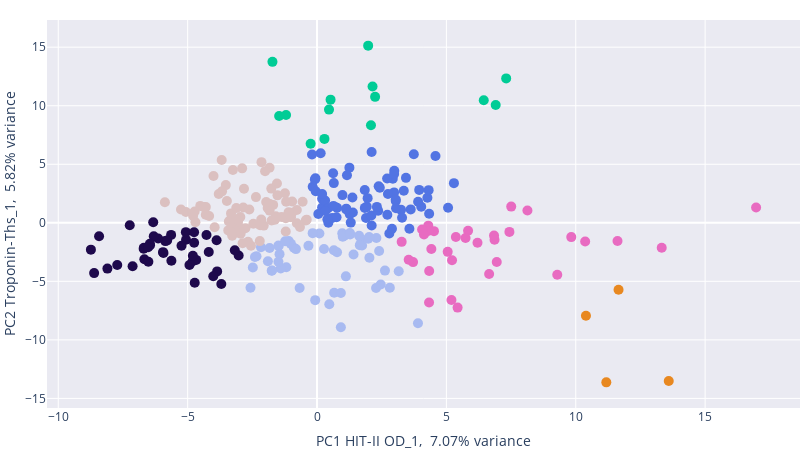

This figure's notebook cell:
### Markdown cell above
#### k-means

### Code cell
kmeans_pca_labor_inter = KMeans(n_clusters=7, random_state=0).fit(pca_data_labor_inter)
fig = go.Figure([go.Scatter(x=pca_data_labor_inter[:,0], 
                            y=pca_data_labor_inter[:,1], 
                            marker={'color': kmeans_pca_labor_inter.labels_, 'size':10}, 
                            mode='markers',
                            text=sorted(df.FallNr.unique()),
                            hovertemplate='%{text}<br><extra></extra>',
                            marker_colorscale=['#1e094c', '#FFFFFF', '#5274e3', '#00CC96', '#5274e3', '#5274e3', '#e86bc1', '#B6E880', '#FF97FF', '#e88820'])])
fig.update_layout(
    margin={'l': 0, 'r': 0, 't': 20, 'b': 0},
    title={
        'y':0.9,
        'x':0.5,
        'xanchor': 'center',
        'yanchor': 'top'},
    autosize=True,
    width=800,
    height=450,
    xaxis_title="PC1 "+str(df_pca_labor_inter.values[0,1])+','+str("{:6.2f}".format(pca_labor_inter.explained_variance_ratio_[0]*100))+'% variance',
    yaxis_title="PC2 "+str(df_pca_labor_inter.values[1,1])+','+str("{:6.2f}".format(pca_labor_inter.explained_variance_ratio_[1]*100))+'% variance')
fig.update_layout(plot_bgcolor='#eaeaf2')

fig.show()
fig.write_image(image_path+'kmeans_labor_inter_pca.png')
fig.write_html(image_path+'kmeans_labor_inter_pca.html')

### Figure 1 — Plotly figure (JSON) as saved in the notebook; plotly's stock layout.template omitted (floating-point values rounded to 4 significant figures; data arrays with more than 128 entries replaced by an {"elided": "..."} marker saying what was removed)
{"data": [{"hovertemplate": "%{text}<br><extra></extra>", "marker": {"color": {"elided": "294 int values"}, "colorscale": [[0, "#1e094c"], [0.1111, "#FFFFFF"], [0.2222, "#5274e3"], [0.3333, "#00CC96"], [0.4444, "#5274e3"], [0.5556, "#5274e3"], [0.6667, "#e86bc1"], [0.7778, "#B6E880"], [0.8889, "#FF97FF"], [1, "#e88820"]], "size": 10}, "mode": "markers", "text": {"elided": "294 str values"}, "type": "scatter", "x": {"elided": "294 float values"}, "y": {"elided": "294 float values"}}], "layout": {"autosize": true, "height": 450, "margin": {"b": 0, "l": 0, "r": 0, "t": 20}, "plot_bgcolor": "#eaeaf2", "title": {"x": 0.5, "xanchor": "center", "y": 0.9, "yanchor": "top"}, "width": 800, "xaxis": {"title": {"text": "PC1 HIT-II OD_1,  7.07% variance"}}, "yaxis": {"title": {"text": "PC2 Troponin-Ths_1,  5.82% variance"}}}}
